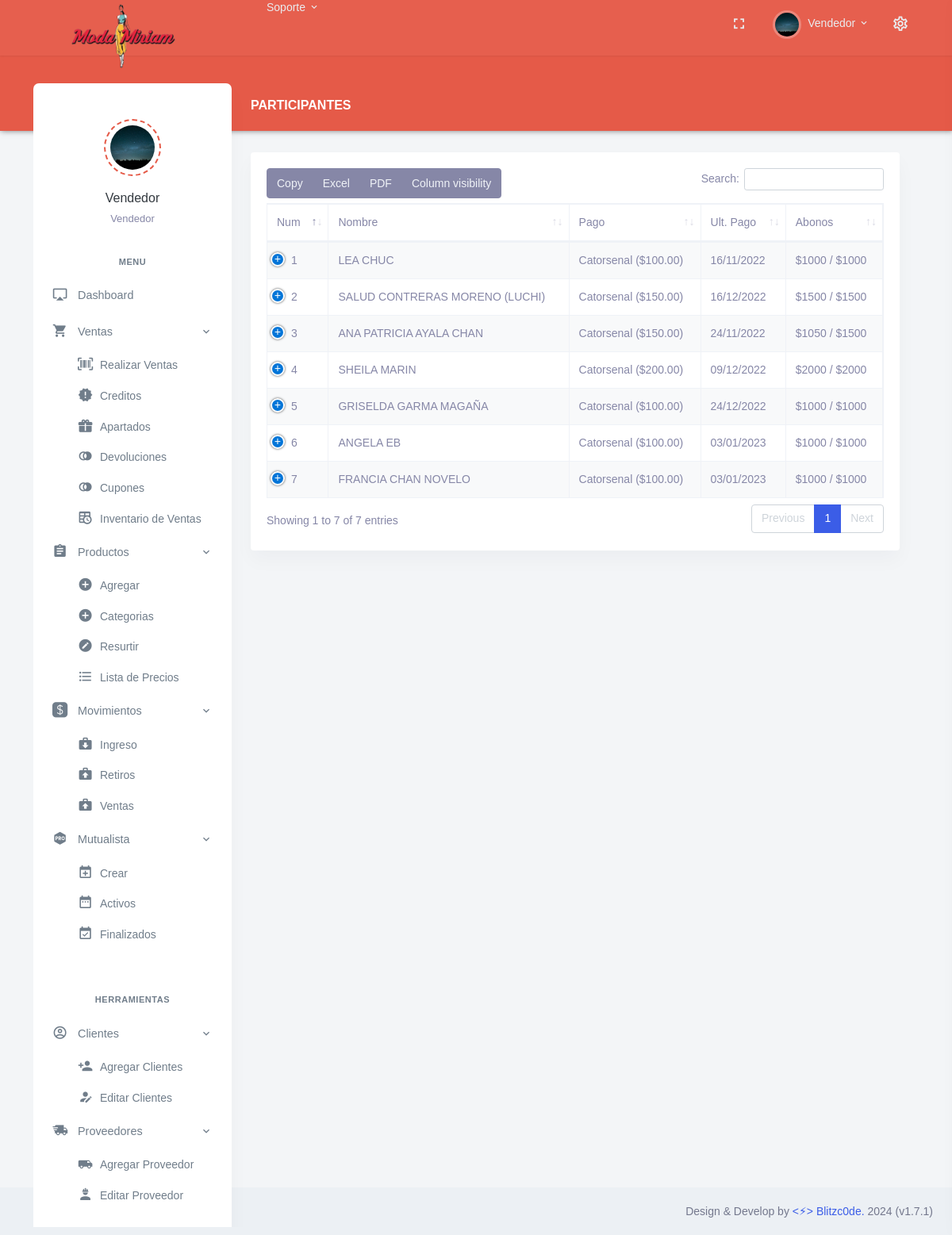
Screenshot of /MTA.php?id=2 (signed in) with the database file from the repository.
### tables this page shows
CREATE TABLE `Puestos` (
  `ID_Puesto` int NOT NULL,
  `Cargo` varchar(30) NOT NULL
);

CREATE TABLE `Personal` (
  `ID_Personal` int NOT NULL,
  `Nombre` varchar(30) DEFAULT NULL,
  `Apellido` varchar(30) DEFAULT NULL,
  `Bio` varchar(80) DEFAULT NULL,
  `Direccion` varchar(90) DEFAULT NULL,
  `Colonia` varchar(90) DEFAULT NULL,
  `CP` int DEFAULT NULL,
  `Correo` varchar(35) DEFAULT NULL,
  `Pass` varchar(10) NOT NULL,
  `Telefono` varchar(13) DEFAULT NULL,
  `Foto` varchar(254) DEFAULT NULL,
  `ID_Sucursal` int NOT NULL,
  `ID_Puesto` int NOT NULL,
  `Fecha_Registro` date DEFAULT NULL,
  `Baja` int DEFAULT NULL COMMENT '0=No, 1=Si',
  `visible` int NOT NULL DEFAULT '1'
);

CREATE TABLE `M_MDetalles` (
  `ID_Detalle` int NOT NULL,
  `ID_Cliente` int DEFAULT NULL,
  `ID_Mutualista` int DEFAULT NULL,
  `Cantidad` int DEFAULT '0',
  `Tiempo_Pago` varchar(11) DEFAULT NULL COMMENT '7=Semanal, 14=catorsenal,\r\n30 = mensual',
  `Numero` int DEFAULT NULL,
  `ID_Cupon` int DEFAULT NULL,
  `Entregado` int DEFAULT '0'
);

CREATE TABLE `Clientes` (
  `ID_Cliente` int NOT NULL,
  `Nombres` varchar(120) NOT NULL,
  `Apellidos` varchar(120) DEFAULT NULL,
  `Correo` varchar(40) DEFAULT NULL,
  `Telefono` varchar(13) DEFAULT NULL,
  `Direccion` varchar(40) DEFAULT NULL,
  `CP` int DEFAULT NULL,
  `Fecha_Registro` date DEFAULT NULL,
  `visible` int DEFAULT '1',
  `Credito` double DEFAULT NULL COMMENT '$$$',
  `Premium` int DEFAULT NULL COMMENT '0=NO,1=SI'
);

CREATE TABLE `M_Mutualista` (
  `ID_Mutualista` int NOT NULL,
  `Nombre` varchar(40) DEFAULT NULL,
  `Fecha_Inicio` date DEFAULT NULL,
  `Fecha_Fin` date DEFAULT NULL,
  `ID_Personal` int DEFAULT NULL,
  `Finalizado` int DEFAULT '0' COMMENT '0=NO, 1= SI'
);

CREATE TABLE `M_Abonos` (
  `ID_Abono` int NOT NULL,
  `Fecha` date DEFAULT NULL,
  `Monto` decimal(10,0) DEFAULT NULL,
  `ID_Cliente` int DEFAULT NULL,
  `ID_Mutualista` int DEFAULT NULL COMMENT 'ID_Detalles Mutualista',
  `Finalizado` int DEFAULT '0'
);

### MTA.php (the view, shortened to what this page needs)
<?php
if ($_SESSION['loggedin'] != true){
    header('Location: index.php');
    echo $_SESSION['loggedin'];
}else{
    include_once "lib/Header.php" ;
}
$idm = $_GET['id'];
include_once "lib/cnx.php";
?>
<div class="row">
    <div class="col-12">
        <div class="page-title-box d-flex align-items-center justify-content-between">
            <h4 class="page-title mb-0 font-size-18">Participantes </h4>
        </div>
    </div>
</div>
<div class="row" id="tablas">
    <div class="col-12" id="tabl">
        <div class="card">
            <div class="card-body">
                <table id="datatable-buttons" class="table table-striped table-bordered dt-responsive nowrap"
                    style="border-collapse: collapse; border-spacing: 0; width: 100%;">
                    <thead>
                        <tr>
                            <th>Num</th>
                            <th>Nombre</th>
                            <th>Pago</th>
                            <th>Ult. Pago</th>
                            <th>Abonos</th>
                        </tr>
                    </thead>
                    <tbody>
                        <?php
                        $smm = "SELECT * FROM M_Mutualista WHERE ID_Mutualista = ".$idm;
                        $qsmm = $conexion -> query($smm);
                        $mm = mysqli_fetch_array($qsmm);
                        $sqlca = "SELECT * FROM M_MDetalles WHERE ID_Mutualista = ".$idm;
                        $queryca = $conexion -> query($sqlca);
                        while ($catt = mysqli_fetch_array($queryca)) {
                            $sus = "SELECT * FROM Clientes WHERE ID_Cliente = ".$catt['ID_Cliente'];
                            $qus = $conexion -> query($sus);
                            while ($user = mysqli_fetch_array($qus)) {
                                $pag = "SELECT * FROM M_Abonos WHERE ID_Cliente = ".$catt['ID_Cliente']." ORDER BY ID_Abono DESC LIMIT 1";
                                $qpag = $conexion -> query($pag);
                                $fpa = mysqli_fetch_array($qpag);
                                echo '<tr>
                                            <td>'.$catt['Numero'].'</td>
                                            <td>'.$user['Nombres'].' '.$user['Apellidos'].'</td>';
                                            switch ($catt['Tiempo_Pago']) {
                                                case '14':
                                                    $f_inicio= new DateTime($mm['Fecha_Inicio']);
                                                    $f_final= new DateTime($mm['Fecha_Fin']);
                                                    $diff = $f_inicio->diff($f_final);
                                                    $t_dias = $diff->days;
                                                    $r_t_dias = round(($t_dias / 14), 0, PHP_ROUND_HALF_UP);
                                                    $ps = $catt['Cantidad']/$r_t_dias;
                                                    echo "<td>Catorsenal ($".number_format($ps, 2).")</td>";
                                                    break;
                                            }
                                            echo ' <td>'.date('d/m/Y', strtotime($fpa['Fecha'])).'</td>';
                                            $sab = "SELECT SUM(Monto) AS tot FROM M_Abonos WHERE ID_Cliente = ".$catt['ID_Cliente']." AND ID_Mutualista = ".$catt['ID_Detalle'];
                                            $qsab = $conexion -> query($sab);
                                            $abonado = mysqli_fetch_array($qsab);
                                            echo '
                                            <td>$'.$abonado['tot'].' / $'.$catt['Cantidad'].'</td>
                                            <td>
                                                <div onClick="modalphp('.$catt['ID_Detalle'].')" class="btn btn-primary"><i class="fas fa-money"></i></div>';
                                                echo '
                                            </td>
                                        </tr>';
                            }
                        }
                        echo'
                        </tbody>
                        </table>
                    </div>
                </div>
            </div>';
    ?>
            </div>
            <?php include_once "lib/Footer.php" ?>

### lib/Header.php (shortened to what this page needs)
<?php
include_once "lib/cnx.php";
?>
<!doctype html>
<html lang="es">
<head>
    <link href="assets/libs/datatables.net-bs4/css/dataTables.bootstrap4.min.css" rel="stylesheet" type="text/css" />
    <link href="assets/libs/datatables.net-buttons-bs4/css/buttons.bootstrap4.min.css" rel="stylesheet" type="text/css" />
    <link href="assets/libs/datatables.net-responsive-bs4/css/responsive.bootstrap4.min.css" rel="stylesheet" type="text/css" />
    <link href="assets/css/bootstrap.min.css" id="bootstrap-style" rel="stylesheet" type="text/css" />
    <link href="assets/css/icons.min.css" rel="stylesheet" type="text/css" />
    <link href="assets/css/app.min.css" id="app-style" rel="stylesheet" type="text/css" />
    <link href="https://cdnjs.cloudflare.com/ajax/libs/select2/4.0.6-rc.0/css/select2.min.css" rel="stylesheet"/>
</head>
<body data-layout="detached" data-topbar="colored">
    <div class="container-fluid">
        <div id="layout-wrapper">
            <header id="page-topbar">
                <div class="navbar-header">
                    <div class="container-fluid">
                        <div class="float-right">
                            <div class="dropdown d-none d-lg-inline-block ml-1">
                                <button type="button" class="btn header-item noti-icon waves-effect"
                                    data-toggle="fullscreen">
                                    <i class="mdi mdi-fullscreen"></i>
                                </button>
                            </div>
                            <?php
                            $sql = "SELECT * FROM Personal WHERE ID_Personal = "."'".$_SESSION['ids']."'";
                            $query = $conexion -> query ($sql);
                            while($usuario = mysqli_fetch_array($query)){
                                $sql1 = "SELECT * FROM Puestos WHERE ID_Puesto = ".$usuario['ID_Puesto'];
                                $query1 = $conexion -> query ($sql1);
                                while($cargo = mysqli_fetch_array($query1)){
                                echo '
                            <div class="dropdown d-inline-block">
                            <br>
                                <button type="button" class="btn header-item waves-effect" id="page-header-user-dropdown" data-toggle="dropdown" aria-haspopup="true" aria-expanded="false">
                                    <img class="rounded-circle header-profile-user" src="'.$usuario['Foto'].'" alt="Header Avatar">
                                    <span class="d-none d-xl-inline-block ml-1">'.$usuario['Nombre'].'</span>
                                    <i class="mdi mdi-chevron-down d-none d-xl-inline-block"></i>
                                </button>';
                                ?>
                            <?php
                                echo '
                            </div>
                            <div class="dropdown d-inline-block">
                                <button type="button" class="btn header-item noti-icon right-bar-toggle waves-effect">
                                    <i class="mdi mdi-settings-outline"></i>
                                </button>
                            </div>
                        </div>
                        <div>
                            <div class="navbar-brand-box">
                            <br>
                                <a href="#" class="logo logo-light">
                                    <span class="logo-lg">
                                        <img src="assets/images/companies/mm1.png" alt="" height="100">
                                    </span>
                                </a>
                            </div>
                            <div class="dropdown dropdown-mega d-none d-lg-inline-block ml-2">
                                <button type="button" class="btn header-item waves-effect" data-toggle="dropdown" aria-haspopup="false" aria-expanded="false">
                                    Soporte
                                    <i class="mdi mdi-chevron-down"></i>
                                </button>
                            </div>
                        </div>
                    </div>
                </div>
            </header>
            <div class="vertical-menu">
            <br>
                <div class="h-100">
                    <div class="user-wid text-center py-4">
                                    <div class="user-img">
                                        <img src="'.$usuario['Foto'].'" alt="" class="avatar-md mx-auto rounded-circle">
                                    </div>
                                    <div class="mt-3">
                                        <a href="#" class="text-dark font-weight-medium font-size-16">'.$usuario['Nombre'].' '.$usuario['Apellido'].'</a>
                                        <p class="text-body mt-1 mb-0 font-size-13">'.$cargo['Nombre'].'</p>';
                                            $sql2 = "SELECT * FROM Puestos WHERE ID_Puesto = ".$usuario['ID_Puesto'];
                                            $query2 = $conexion -> query ($sql2);
                                            while($dept = mysqli_fetch_array($query2)){
                                                echo '
                                                <p class="text-body mt-1 mb-0 font-size-13">'.$dept['Cargo'].'</p>
                                                </div>
                                                </div>';
                                            }
                                        }
            }
            ?>
                            <div id="sidebar-menu">
                                <ul class="metismenu list-unstyled" id="side-menu">
                                    <?php include_once "lib/menu.php"; ?>
                                </ul>
                            </div>
                        </div>
                    </div>
                    <div class="main-content">
                        <div class="page-content">

### rows the page displays
personal: Nombre "Vendedor"
puestos: personal.Foto (picture), Cargo "Vendedor"
m_mdetalles: Numero "1", Cantidad.Fecha_Fin "100.00", Cantidad "1000"
clientes: Nombres "LEA", Apellidos "CHUC", m_abonos.Fecha "16/11/2022", tot "1000"
m_mdetalles: Numero "2", Cantidad.Fecha_Fin "150.00", Cantidad "1500"
clientes: Nombres "SALUD", Apellidos "CONTRERAS MORENO (LUCHI)", m_abonos.Fecha "16/12/2022", tot "1500"
m_mdetalles: Numero "3", Cantidad.Fecha_Fin "150.00", Cantidad "1500"
clientes: Nombres "ANA PATRICIA", Apellidos "AYALA CHAN", m_abonos.Fecha "24/11/2022", tot "1050"
m_mdetalles: Numero "4", Cantidad.Fecha_Fin "200.00", Cantidad "2000"
clientes: Nombres "SHEILA", Apellidos "MARIN", m_abonos.Fecha "09/12/2022", tot "2000"
m_mdetalles: Numero "5", Cantidad.Fecha_Fin "100.00", Cantidad "1000"
clientes: Nombres "GRISELDA", Apellidos "GARMA MAGAÑA", m_abonos.Fecha "24/12/2022", tot "1000"
m_mdetalles: Numero "6", Cantidad.Fecha_Fin "100.00", Cantidad "1000"
clientes: Nombres "ANGELA", Apellidos "EB", m_abonos.Fecha "03/01/2023", tot "1000"
m_mdetalles: Numero "7", Cantidad.Fecha_Fin "100.00", Cantidad "1000"
clientes: Nombres "FRANCIA", Apellidos "CHAN NOVELO", m_abonos.Fecha "03/01/2023", tot "1000"
